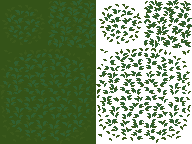
#> input picture assets/tilesets/dark_swamp/raw/GroundTileset.png, 192 x 144 px, found by its file name
$ python rpgmaker_autotile.py
#> lines starting #> are read from the running program, lines starting #| are printed output that depends on the picture
#!/usr/bin/env python3
"""Convert RPG Maker MV/MZ floor autotiles (A1/A2 layout) into a 47-tile
"blob" atlas for Godot, plus a 256-entry neighbour-mask lookup table.

RPG Maker autotile block (one frame) = 2 x 3 tiles, built from quarter tiles:
  - top-left tile:   preview (unused)
  - top-right tile:  inner corners
  - bottom 2x2:      a patch whose outer ring = edges/outer corners, centre = fill

Usage (from repo root):
  python3 tools/rpgmaker_autotile.py

Edit JOBS below to add more autotiles. Requires Pillow.
"""
from itertools import product
from pathlib import Path
from PIL import Image

T = 48            # RPG Maker tile size
Q = T // 2        # quarter tile
PER_ROW = 8       # tiles per atlas row

# Neighbour bits (same-terrain neighbours)
N, NE, E, SE, S, SW, W, NW = 1, 2, 4, 8, 16, 32, 64, 128

# Quarter source coords (in quarter units) for each quarter and state.
# States: corner, vert_edge (only the vertical neighbour is same),
#         horiz_edge (only the horizontal neighbour is same), inner, fill
QUARTERS = {
    "TL": {"corner": (0, 2), "vert": (0, 4), "horiz": (2, 2), "inner": (2, 0), "fill": (2, 4)},
    "TR": {"corner": (3, 2), "vert": (3, 4), "horiz": (1, 2), "inner": (3, 0), "fill": (1, 4)},
    "BL": {"corner": (0, 5), "vert": (0, 3), "horiz": (2, 5), "inner": (2, 1), "fill": (2, 3)},
    "BR": {"corner": (3, 5), "vert": (3, 3), "horiz": (1, 5), "inner": (3, 1), "fill": (1, 3)},
}
# (vertical neighbour, horizontal neighbour, diagonal) per quarter
QUARTER_NEIGHBOURS = {"TL": (N, W, NW), "TR": (N, E, NE), "BL": (S, W, SW), "BR": (S, E, SE)}
ORDER = ("TL", "TR", "BL", "BR")
OFFSETS = {"TL": (0, 0), "TR": (Q, 0), "BL": (0, Q), "BR": (Q, Q)}


def quarter_state(mask, q):
    v, h, d = QUARTER_NEIGHBOURS[q]
    v, h, d = bool(mask & v), bool(mask & h), bool(mask & d)
    if not v and not h:
        return "corner"
    if v and not h:
        return "vert"
    if h and not v:
        return "horiz"
    return "fill" if d else "inner"


def build_table():
    """Returns (shapes, table): shapes = unique quarter-state tuples (47),
    table[mask] = index into shapes."""
    shapes, table = [], []
    for mask in range(256):
        key = tuple(quarter_state(mask, q) for q in ORDER)
        if key not in shapes:
            shapes.append(key)
        table.append(shapes.index(key))
    return shapes, table


def render_tile(block, shape):
    tile = Image.new("RGBA", (T, T))
    for q, state in zip(ORDER, shape):
        qx, qy = QUARTERS[q][state]
        piece = block.crop((qx * Q, qy * Q, qx * Q + Q, qy * Q + Q))
        tile.paste(piece, OFFSETS[q])
    return tile


def convert(src, out, frames=1, frame_order=None, extra_first_tile=None):
    """src: image with `frames` autotile blocks side by side (96 px each).
    Atlas layout: tile i at column (i % PER_ROW) * len(frame_order), row i // PER_ROW,
    with its animation frames in consecutive columns (Godot tile animation)."""
    img = Image.open(src).convert("RGBA")
    blocks = [img.crop((f * 2 * T, 0, f * 2 * T + 2 * T, 3 * T)) for f in range(frames)]
    frame_order = frame_order or list(range(frames))
    shapes, _ = build_table()
    count = len(shapes) + (1 if extra_first_tile else 0)
    fpt = len(frame_order)
    rows = (count + PER_ROW - 1) // PER_ROW
    atlas = Image.new("RGBA", (PER_ROW * fpt * T, rows * T))
    idx = 0
    if extra_first_tile:
        for k in range(fpt):
            atlas.paste(extra_first_tile, (k * T, 0))
        idx = 1
    for shape in shapes:
        cx, cy = (idx % PER_ROW) * fpt, idx // PER_ROW
        for k, f in enumerate(frame_order):
            atlas.paste(render_tile(blocks[f], shape), ((cx + k) * T, cy * T))
        idx += 1
    Path(out).parent.mkdir(parents=True, exist_ok=True)
    atlas.save(out)
    print(f"wrote {out}: {count} tiles x {fpt} frame(s)")


def write_gd_table(path):
    shapes, table = build_table()
    rows = ",\n".join("\t" + ", ".join(str(v) for v in table[i:i + 16]) for i in range(0, 256, 16))
    Path(path).write_text(f'''class_name BlobAutotile
extends RefCounted
## GENERATED by tools/rpgmaker_autotile.py - do not edit by hand.
## Maps an 8-neighbour mask to one of {len(shapes)} blob tiles.
## Bits: N=1, NE=2, E=4, SE=8, S=16, SW=32, W=64, NW=128 (neighbour is same terrain).

const TILE_COUNT := {len(shapes)}
const PER_ROW := {PER_ROW}

const TABLE: Array[int] = [
{rows},
]


## Neighbour mask for `cell`, where `is_same` is a Callable(Vector2i) -> bool.
static func mask_at(cell: Vector2i, is_same: Callable) -> int:
	var m := 0
	var dirs := [Vector2i(0, -1), Vector2i(1, -1), Vector2i(1, 0), Vector2i(1, 1),
		Vector2i(0, 1), Vector2i(-1, 1), Vector2i(-1, 0), Vector2i(-1, -1)]
	for i in 8:
		if is_same.call(cell + dirs[i]):
			m |= 1 << i
	return m
''')
    print(f"wrote {path}")


if __name__ == "__main__":
    raw = Path("assets/tilesets/dark_swamp/raw")
    gen = Path("assets/tilesets/dark_swamp/generated")
    plain = Image.new("RGBA", (T, T), (52, 83, 24, 255))  # pack's grass colour #345318
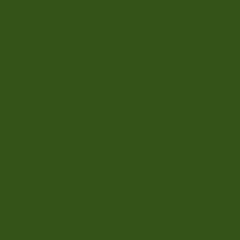
#> plain: PIL image 48x48 RGBA (shown 5 times larger); mean R, G, B, A 52, 83, 24, 255
    # Ground: tile 0 = plain grass fill, tiles 1..47 = leafy-grass blob
    convert(raw / "GroundTileset.png", gen / "swamp_ground_blob.png", frames=1, extra_first_tile=plain)
#> in convert, img is the input picture: PIL image 192x144 RGBA; mean R, G, B, A 123.2, 146.2, 109.8, 165.9
#> in convert, `blocks = [img.crop((f * 2 * T, 0, f * 2 * T + 2 * T, 3 * T)) for f in ..`: blocks = 1 item
#> in convert, `count = len(shapes) + (1 if extra_first_tile else 0)`: count = 48
#> in convert, `rows = (count + PER_ROW - 1) // PER_ROW`: rows = 6
#> in convert, `atlas = Image.new("RGBA", (PER_ROW * fpt * T, rows * T))`: atlas: PIL image 384x288 RGBA; every value is 0
#> after the loop in convert, `for k in range(fpt):`:
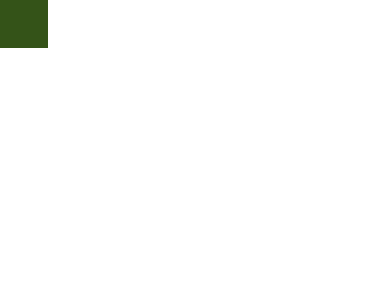
#> atlas: PIL image 384x288 RGBA; mean R, G, B, A 1.1, 1.7, 0.5, 5.3; transparent parts drawn white
#> the loop in convert, `for shape in shapes:` made 47 passes
#> (cx, cy) on passes 2 to 13: (2, 0), (3, 0), (4, 0), (5, 0), (6, 0), (7, 0), (0, 1), (1, 1), (2, 1), (3, 1), (4, 1), (5, 1)
#> after the loop in convert, `for shape in shapes:`:
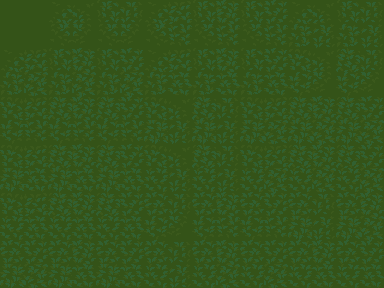
#> atlas: PIL image 384x288 RGBA; mean R, G, B, A 52.2, 86.6, 29.9, 255
#> after the loop in convert, `for shape in shapes:`: idx = 48
#| wrote assets/tilesets/dark_swamp/generated/swamp_ground_blob.png: 48 tiles x 1 frame(s)
    # Water: 3 frames; loop 0,1,2,1 (pack README tip for smoother animation)
    convert(raw / "WaterAnimation.png", gen / "swamp_water_blob.png", frames=3, frame_order=[0, 1, 2, 1])
#> call 2 of convert, with frames = 3
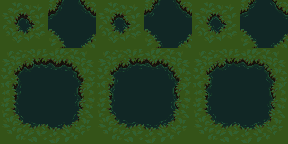
#> input picture assets/tilesets/dark_swamp/raw/WaterAnimation.png, 288 x 144 px, found by its file name
#> in convert, img is the input picture: PIL image 288x144 RGBA; mean R, G, B, A 37.6, 65.8, 32.3, 255
#> in convert (call 2), `blocks = [img.crop((f * 2 * T, 0, f * 2 * T + 2 * T, 3 * T)) for f in ..`: blocks = 3 items
#> in convert (call 2), `atlas = Image.new("RGBA", (PER_ROW * fpt * T, rows * T))`: atlas: PIL image 1536x288 RGBA; every value is 0
#> the loop in convert (call 2), `for shape in shapes:` made 47 passes
#> (cx, cy) on passes 2 to 13: (4, 0), (8, 0), (12, 0), (16, 0), (20, 0), (24, 0), (28, 0), (0, 1), (4, 1), (8, 1), (12, 1), (16, 1)
#> after the loop in convert (call 2), `for shape in shapes:`:
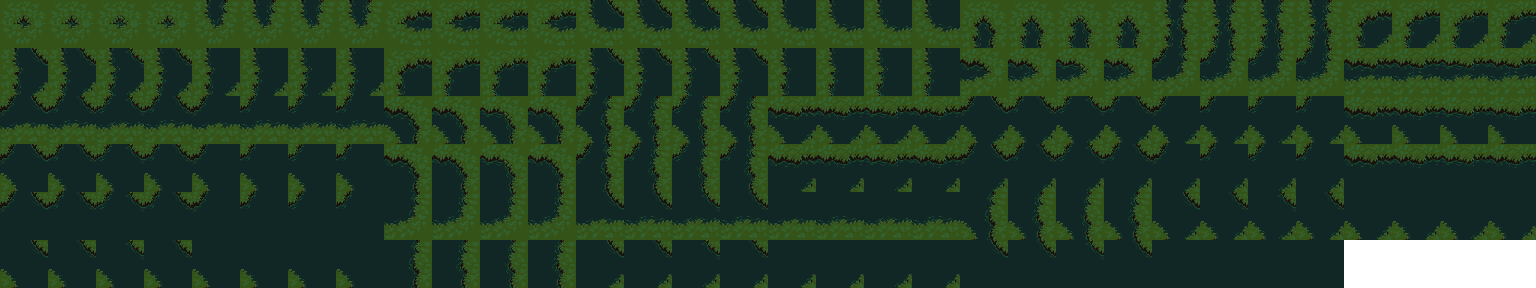
#> atlas: PIL image 1536x288 RGBA; mean R, G, B, A 30.6, 56.3, 33.2, 249.7; transparent parts drawn white
#> after the loop in convert (call 2), `for shape in shapes:`: idx = 47
    write_gd_table("scripts/world/blob_autotile.gd")
